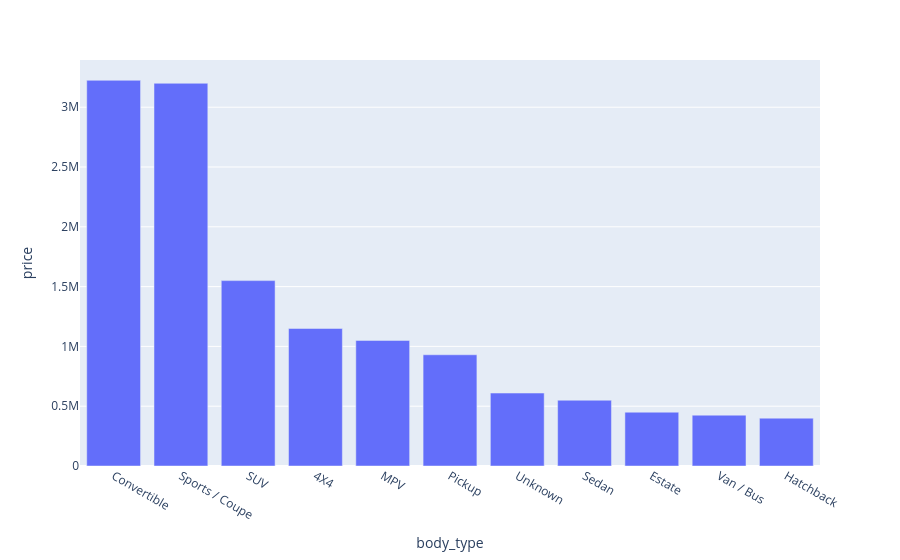

Write notebook code for a chart like this one.
### Code cell
order = CarsClean.groupby("body_type")["price"].median().sort_values(ascending=False).reset_index()
px.bar(order,x='body_type',y='price')

### Figure 1 — Plotly figure (JSON) as saved in the notebook; plotly's stock layout.template omitted (floating-point values rounded to 4 significant figures)
{"data": [{"hovertemplate": "body_type=%{x}<br>price=%{y}<extra></extra>", "legendgroup": "", "marker": {"color": "#636efa", "pattern": {"shape": ""}}, "name": "", "orientation": "v", "showlegend": false, "textposition": "auto", "type": "bar", "x": ["Convertible", "Sports / Coupe", "SUV", "4X4", "MPV", "Pickup", "Unknown", "Sedan", "Estate", "Van / Bus", "Hatchback"], "xaxis": "x", "y": [3225000.0, 3200000.0, 1550000.0, 1150000.0, 1050000.0, 930000.0, 610000.0, 550000.0, 450000.0, 425000.0, 400000.0], "yaxis": "y"}], "layout": {"barmode": "relative", "legend": {"tracegroupgap": 0}, "margin": {"t": 60}, "xaxis": {"anchor": "y", "domain": [0, 1], "title": {"text": "body_type"}}, "yaxis": {"anchor": "x", "domain": [0, 1], "title": {"text": "price"}}}}
